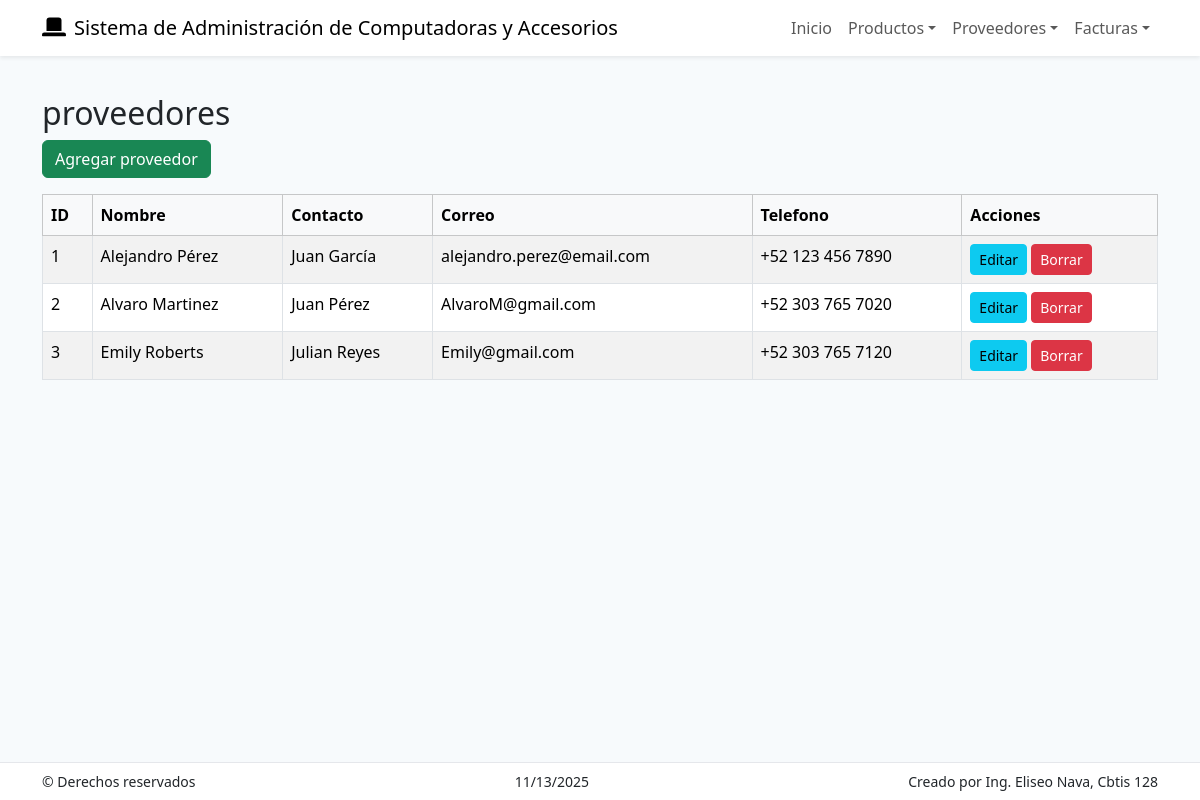
Screenshot of /proveedores/ with the database file from the repository.
### app_Computadoras/models.py (models this page shows, shortened)
class Proveedor(models.Model):
    nombre = models.CharField(max_length=255)
    contacto = models.CharField(max_length=255, blank=True, null=True)
    telefono = models.CharField(max_length=20, blank=True, null=True)
    correo = models.CharField(max_length=255, blank=True, null=True)
    direccion = models.CharField(max_length=255, blank=True, null=True)
    pais = models.CharField(max_length=100, blank=True, null=True)

### app_Computadoras/views.py (the view)
# urls.py: path('proveedores/', views.ver_proveedores, name="ver_proveedores"),
def ver_proveedores(request):
    proveedores = Proveedor.objects.all()
    return render(request, "proveedor/ver_proveedores.html", {"proveedores": proveedores})

### app_Computadoras/templates/proveedor/ver_proveedores.html (shortened to what this page needs)
{% extends "base.html" %}
{% block content %}
<h2>proveedores</h2>
<a class="btn btn-success mb-3" href="{% url 'agregar_proveedor' %}">Agregar proveedor</a>
<table class="table table-striped table-bordered">
    <thead class="table-light">
        <tr>
        <th>ID</th><th>Nombre</th><th>Contacto</th><th>Correo</th><th>Telefono</th><th>Acciones</th>
        </tr>
    </thead>
    <tbody>
        {% for p in proveedores %}
        <tr>
            <td>{{ p.id }}</td>
            <td>{{ p.nombre }}</td>
            <td>{{ p.contacto }}</td>
            <td>{{ p.correo }}</td>
            <td>{{ p.telefono}}</td>
            <td>
                <a class="btn btn-sm btn-info" href="{% url 'actualizar_proveedor' p.id %}">Editar</a>
                <form method="post" action="{% url 'borrar_proveedor' p.id %}" style="display:inline;">
                <button class="btn btn-sm btn-danger" type="submit">Borrar</button>
                </form>
            </td>
        </tr>
        {% empty %}
        <tr><td colspan="6" class="text-center">No hay proveedores.</td></tr>
        {% endfor %}
    </tbody>
</table>
{% endblock %}

### app_Computadoras/templates/base.html (style rules this page uses)
body { padding-top: 70px; padding-bottom: 70px; background-color: #f7fafc; }

### rows the page displays
Proveedor: id "1", nombre "Alejandro Pérez", contacto "Juan García", correo "alejandro.perez@email.com", telefono "+52 123 456 7890"
Proveedor: id "2", nombre "Alvaro Martinez", contacto "Juan Pérez", correo "AlvaroM@gmail.com", telefono "+52 303 765 7020"
Proveedor: id "3", nombre "Emily Roberts", contacto "Julian Reyes", correo "Emily@gmail.com", telefono "+52 303 765 7120"
